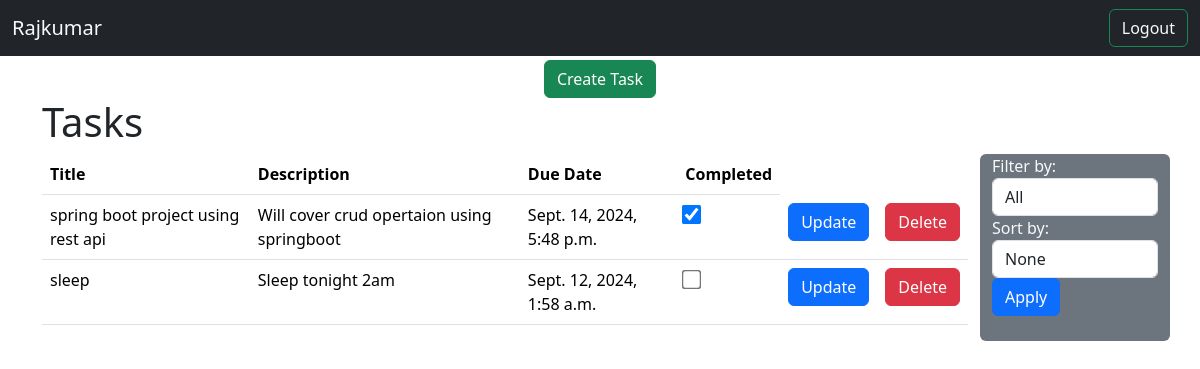
Screenshot of / (signed in) with the database file from the repository.
### tasks/models.py (models this page shows)
class Task(models.Model):
    title = models.CharField(max_length=200)
    description = models.TextField(blank=True)
    due_date = models.DateTimeField(blank=True,null=True)
    completed = models.BooleanField(default=True)
    user = models.ForeignKey(User, on_delete=models.CASCADE)

### tasks/views.py (the view)
# urls.py: path('',task_list),
@login_required(login_url='/login/')
def task_list(request):
    tasks = Task.objects.filter(user=request.user)
    completed = request.GET.get('completed')
    sort_by = request.GET.get('sort_by')
    if completed == 'completed':
        tasks = tasks.filter(completed=True)
    elif completed == 'uncompleted':
        tasks = tasks.filter(completed = False)
    if sort_by == 'due_date':
        tasks = tasks.order_by('due_date')
    elif sort_by == 'completion_status':
        tasks = tasks.order_by('completed')
    return render(request,'task_list.html',{'tasks':tasks})

### tasks/templates/task_list.html (shortened to what this page needs)
{% extends 'base.html' %}
{% block start %}
<div class="text-center mt-1">
    <a href="/create/" class="btn btn-success">Create Task</a>
</div>
<div class="container">
<h1> Tasks </h1>
<div class="row">
    <div class="col-md-10">
        <table class="table">
            <thead>
            <tr>
                <th>Title</th>
                <th>Description</th>
                <th>Due Date</th>
                <th>Completed</th>
            </tr>
            </thead>
        <tbody>
            {% for task in tasks %}
            <tr>
                <td>{{task.title}}</td>
                <td>{{task.description}}</td>
                <td>{{task.due_date}}</td>
                <td>
                    <input type="checkbox"
                        style="transform: scale(1.5);"
                        id="task-checkbox-{{ task.id }}"
                        {% if task.completed %} checked {% endif %}
                        onclick="toggleTaskStatus({{ task.id }})">
                </td>
                <td> <a href="update/{{task.id}}" class="btn btn-primary"> Update </td></a>
                <td> <a href="/delete/{{task.id}}" class="btn btn-danger"> Delete </td></a>
            </tr>
            {% endfor %}
        </tbody>
    </table>
 </div>
 <div class="col-md-2 text-light bg-secondary rounded">
    <form class="form-inline mb-3">
        <div class="form-group">
            <label for="completed">Filter by:</label>
            <select class="form-control ml-2" id="completed" name="completed">
                <option value="">All</option>
            </select>
        </div>
        <div class="form-group ml-3">
            <label for="sort_by">Sort by:</label>
            <select class="form-control ml-2" id="sort_by" name="sort_by">
                <option value="">None</option>
            </select>
        </div>
        <button type="submit" class="btn btn-primary ml-3">Apply</button>
    </form>
</div>
</div>
{% endblock %}

### tasks/templates/base.html (shortened to what this page needs)
<!doctype html>
<html lang="en">
  <head>
    <link href="https://cdn.jsdelivr.net/npm/bootstrap@5.3.3/dist/css/bootstrap.min.css" rel="stylesheet">
  </head>
  <body>
    <nav class="navbar navbar-light bg-light bg-dark">
      <div class="container-fluid">
        {% if request.user.is_authenticated %}
        <a href="/" class="navbar-brand text-light ">{{request.user.username}}</a>
        {% else  %}
        <a href="/"  class="navbar-brand"> Task Scheduler </a>
        {% endif %}
        <form class="d-flex">
          {% if request.user.is_authenticated %}
          <a href="/logout/" class="btn btn-outline-success text-light" type="submit">Logout</a>
          {% else  %}
          <a href="/login/" class="btn btn-outline-success" type="submit">Login</a>
          {% endif %}
        </form>
      </div>
    </nav>
    {% block start %}
    {% endblock %}
  </body>
</html>

### rows the page displays
Task: title "spring boot project using rest api", description "Will cover crud opertaion using springboot", due_date "Sept. 14, 2024, 5:48 p.m.", completed "☑"
Task: title "sleep", description "Sleep tonight 2am", due_date "Sept. 12, 2024, 1:58 a.m."

### other values shown
{{ request.user.username }} "Rajkumar"
